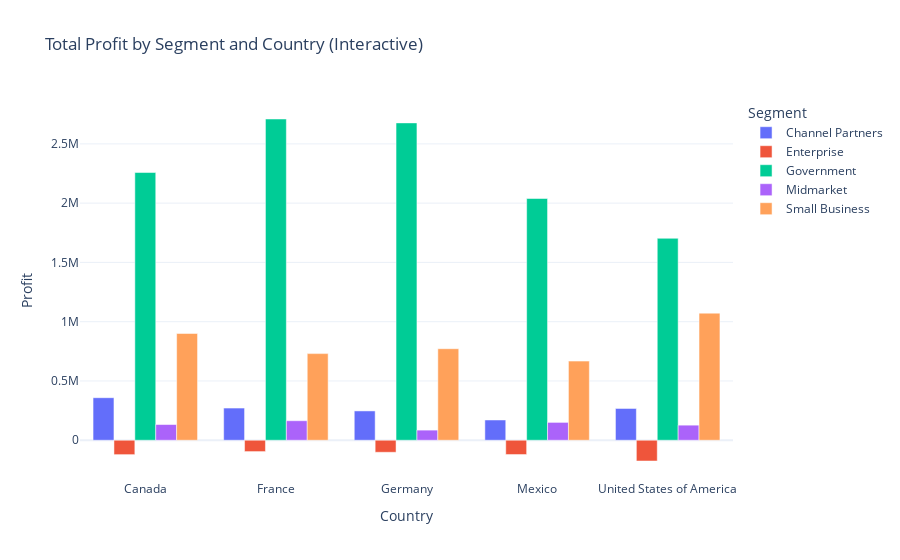

Write notebook code for a chart like this one.
### Code cell
# --- Cell 7 ---
# Interactive version with aggregated data
# Aggregate profit by segment and country
df_grouped = df.groupby(["Country", "Segment"], as_index=False)["Profit"].sum()

fig = px.bar(
    df_grouped,
    x="Country",
    y="Profit",
    color="Segment",
    title="Total Profit by Segment and Country (Interactive)",
    barmode="group",
    template="plotly_white"
)

html_path = VIS_PATH / "profit_by_segment_country.html"
fig.write_html(html_path)
print(f"✅ Interactive chart saved to: {html_path}")

fig.show()

### Figure 1 — Plotly figure (JSON) as saved in the notebook; plotly's stock layout.template omitted (floating-point values rounded to 4 significant figures)
{"data": [{"alignmentgroup": "True", "hovertemplate": "Segment=Channel Partners<br>Country=%{x}<br>Profit=%{y}<extra></extra>", "legendgroup": "Channel Partners", "marker": {"color": "#636efa", "pattern": {"shape": ""}}, "name": "Channel Partners", "offsetgroup": "Channel Partners", "orientation": "v", "showlegend": true, "textposition": "auto", "type": "bar", "x": ["Canada", "France", "Germany", "Mexico", "United States of America"], "xaxis": "x", "y": [359000.0, 271600.0, 247400.0, 170900.0, 268000.0], "yaxis": "y"}, {"alignmentgroup": "True", "hovertemplate": "Segment=Enterprise<br>Country=%{x}<br>Profit=%{y}<extra></extra>", "legendgroup": "Enterprise", "marker": {"color": "#EF553B", "pattern": {"shape": ""}}, "name": "Enterprise", "offsetgroup": "Enterprise", "orientation": "v", "showlegend": true, "textposition": "auto", "type": "bar", "x": ["Canada", "France", "Germany", "Mexico", "United States of America"], "xaxis": "x", "y": [-121500.0, -95750.0, -101500.0, -120700.0, -175100.0], "yaxis": "y"}, {"alignmentgroup": "True", "hovertemplate": "Segment=Government<br>Country=%{x}<br>Profit=%{y}<extra></extra>", "legendgroup": "Government", "marker": {"color": "#00cc96", "pattern": {"shape": ""}}, "name": "Government", "offsetgroup": "Government", "orientation": "v", "showlegend": true, "textposition": "auto", "type": "bar", "x": ["Canada", "France", "Germany", "Mexico", "United States of America"], "xaxis": "x", "y": [2258000.0, 2710000.0, 2677000.0, 2039000.0, 1703000.0], "yaxis": "y"}, {"alignmentgroup": "True", "hovertemplate": "Segment=Midmarket<br>Country=%{x}<br>Profit=%{y}<extra></extra>", "legendgroup": "Midmarket", "marker": {"color": "#ab63fa", "pattern": {"shape": ""}}, "name": "Midmarket", "offsetgroup": "Midmarket", "orientation": "v", "showlegend": true, "textposition": "auto", "type": "bar", "x": ["Canada", "France", "Germany", "Mexico", "United States of America"], "xaxis": "x", "y": [132500.0, 164500.0, 85350.0, 150500.0, 127200.0], "yaxis": "y"}, {"alignmentgroup": "True", "hovertemplate": "Segment=Small Business<br>Country=%{x}<br>Profit=%{y}<extra></extra>", "legendgroup": "Small Business", "marker": {"color": "#FFA15A", "pattern": {"shape": ""}}, "name": "Small Business", "offsetgroup": "Small Business", "orientation": "v", "showlegend": true, "textposition": "auto", "type": "bar", "x": ["Canada", "France", "Germany", "Mexico", "United States of America"], "xaxis": "x", "y": [900800.0, 730700.0, 772000.0, 667600.0, 1072000.0], "yaxis": "y"}], "layout": {"barmode": "group", "legend": {"title": {"text": "Segment"}, "tracegroupgap": 0}, "title": {"text": "Total Profit by Segment and Country (Interactive)"}, "xaxis": {"anchor": "y", "domain": [0, 1], "title": {"text": "Country"}}, "yaxis": {"anchor": "x", "domain": [0, 1], "title": {"text": "Profit"}}}}
